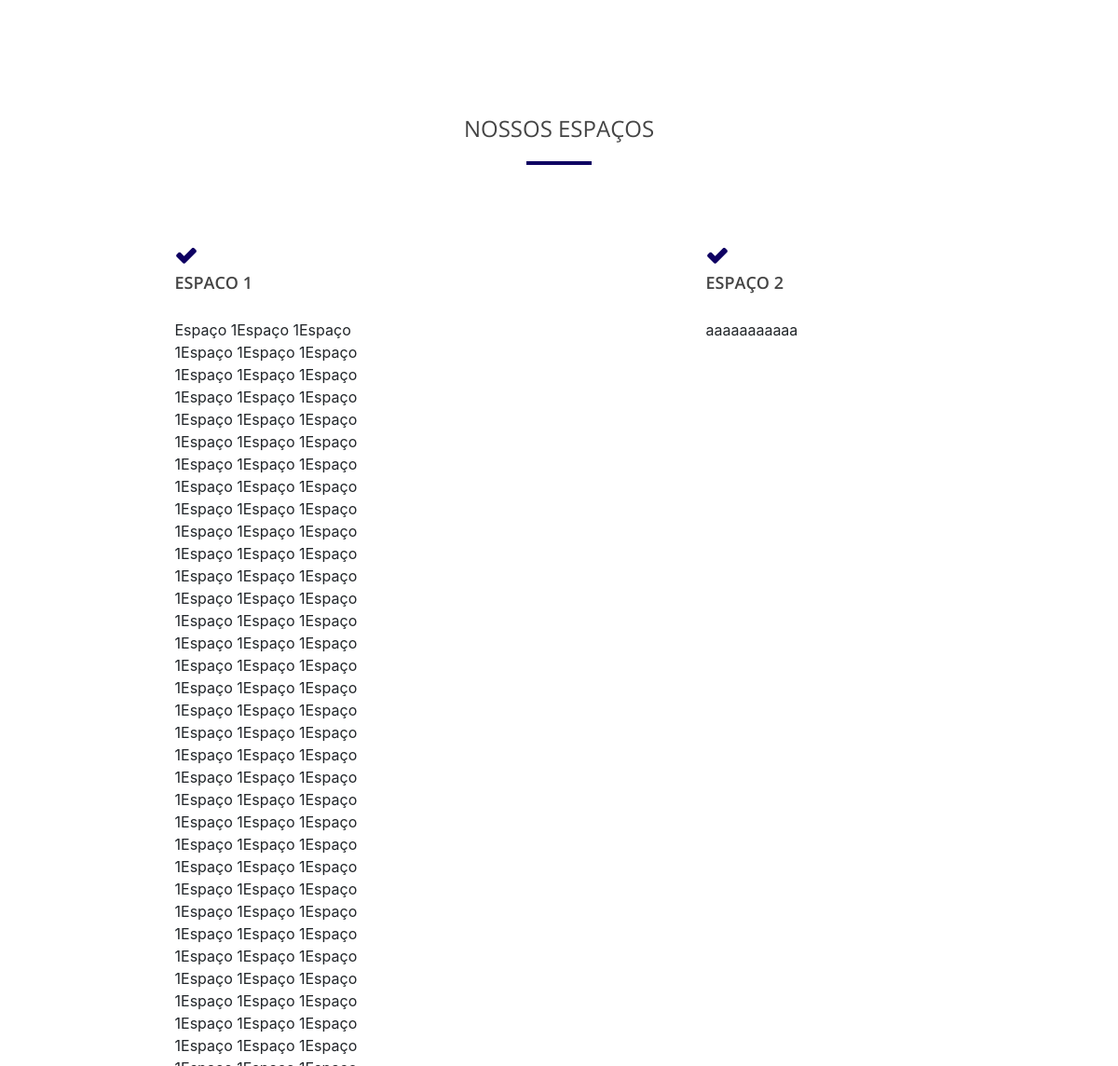
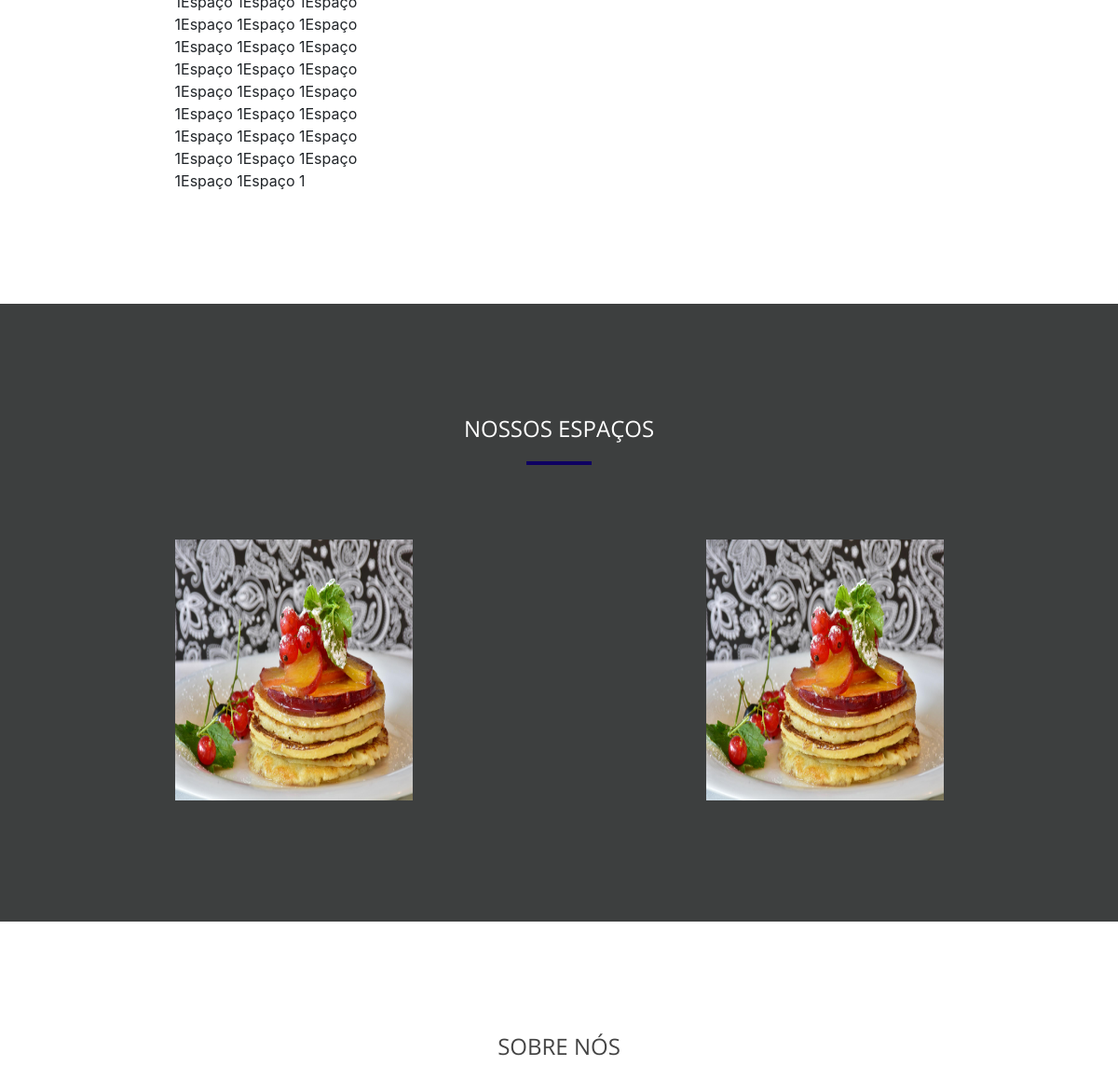
/ (middle part), run on an earlier commit of the app's database (2 pictures, top to bottom).
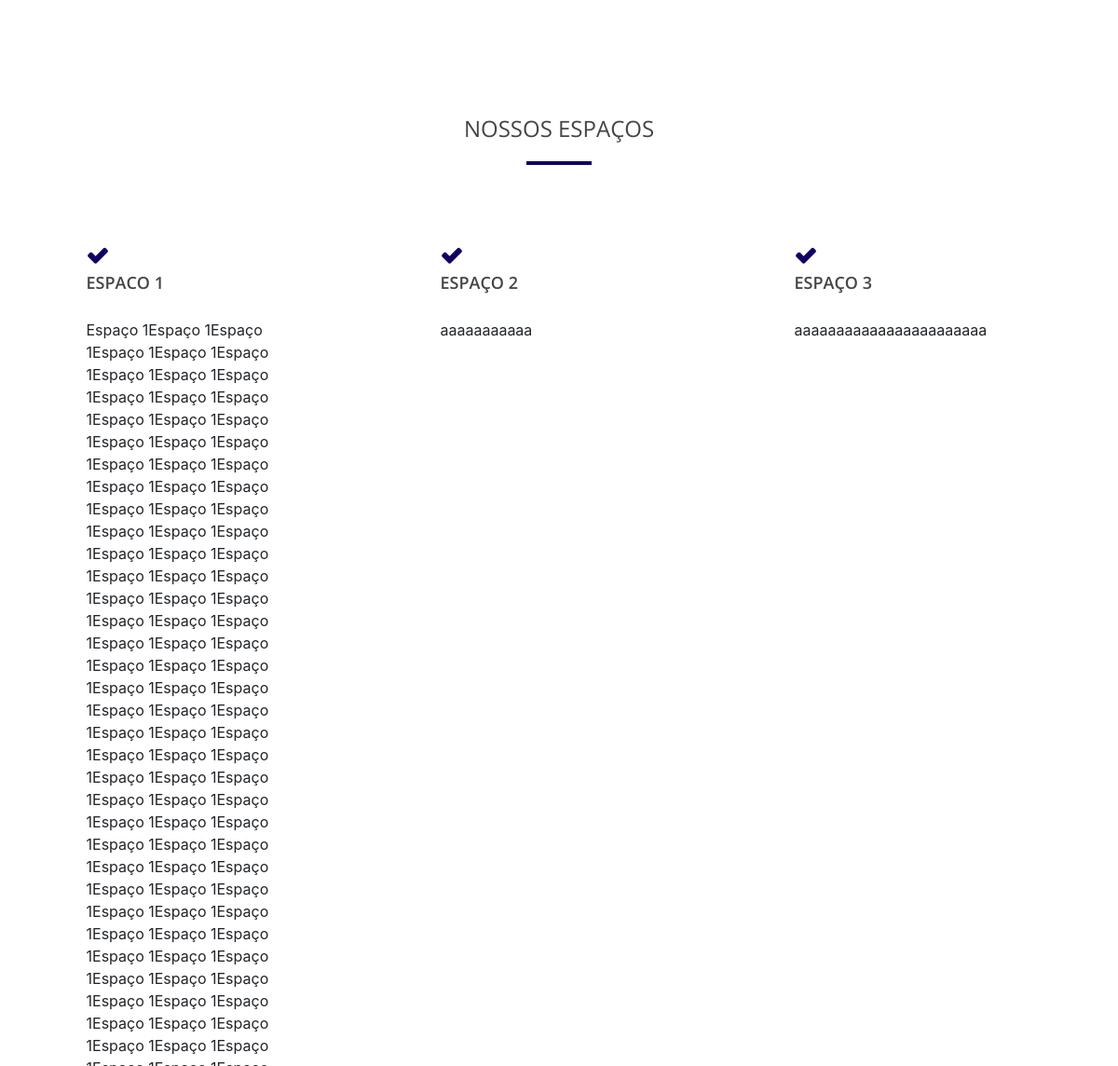
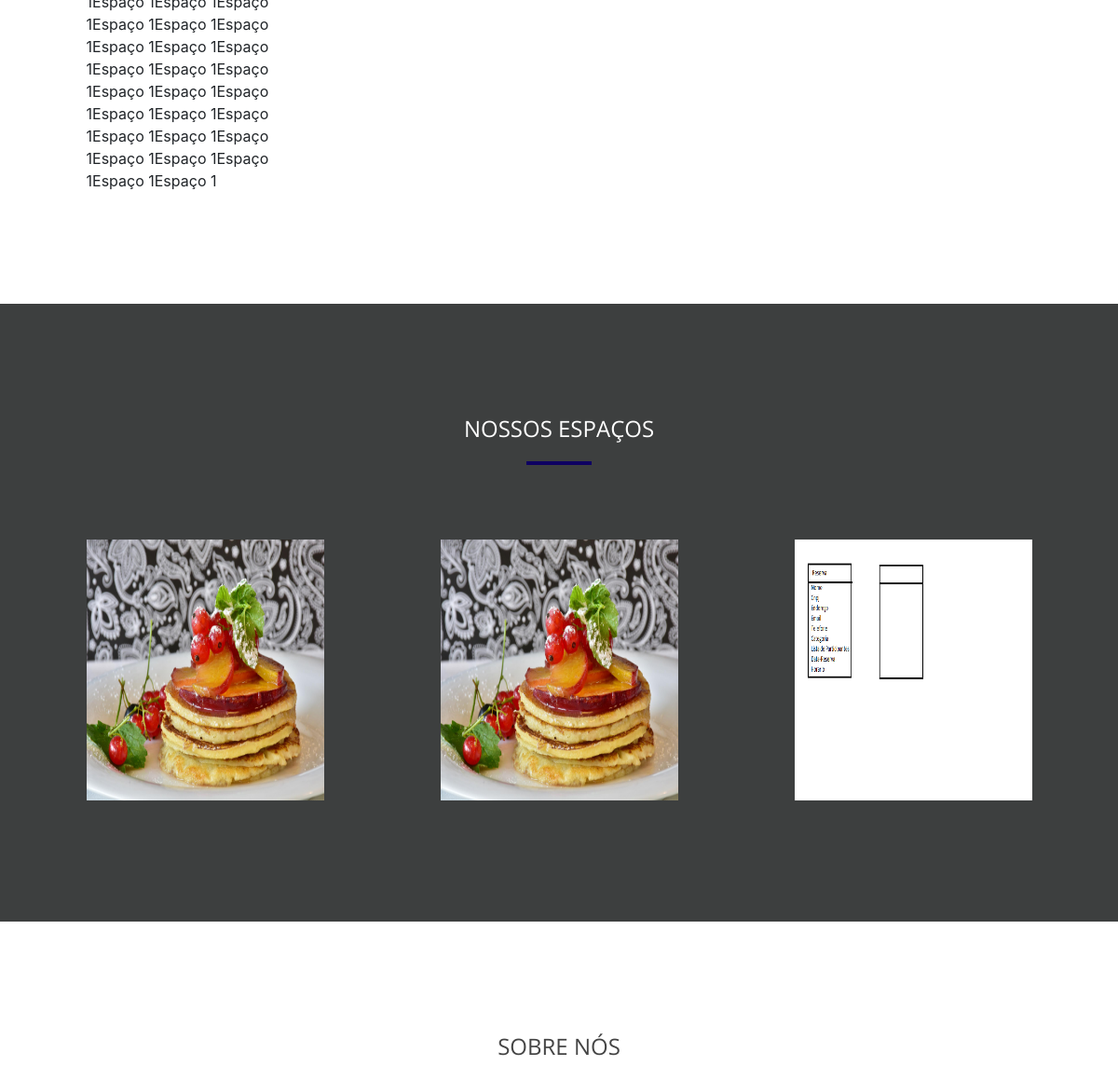
And on a later commit of the database (2 pictures, top to bottom).
### administrador/models.py (models this page shows, shortened)
class Espacos(models.Model):
    nome = models.CharField(max_length=30)
    descricao = models.TextField(max_length=1000)
    imagem1 = models.ImageField(upload_to='fotos/espacos/imagem1', blank=True)
    imagem2 = models.ImageField(upload_to='fotos/espacos/imagem2', blank=True)
    imagem3 = models.ImageField(upload_to='fotos/espacos/imagem3', blank=True)
    imagem4 = models.ImageField(upload_to='fotos/espacos/imagem4', blank=True)
    imagem5 = models.ImageField(upload_to='fotos/espacos/imagem5', blank=True)

### reserva/views.py (the view)
# urls.py: path('', views.home, name='home'),
def home(request):
    espaco = Espacos.objects.order_by('nome').all()
    return render(request, 'index.html', {'espacos' : espaco})

### reserva/templates/index.html (shortened to what this page needs)
{% extends 'base.html' %}
{% load static %}
{% block 'body' %}
    <div id="servicos" class="section-cotent">
        <div class="container">
            <div class="title-section text-center">
                <h2>Nossos Espaços</h2>
                <span></span>
            </div>
            <div class="row">
                {% if espacos %}
                {% for espaco in espacos %}
                <div class="col-md-3 col-sm-6">
                    <div class="servicos-item">
                        <div class="servicos-header">
                            <i class="fa-duotone fa-check"></i>
                            <h3>{{espaco.nome}}</h3>
                        </div>
                        <div class="servicos-description">
                            {{espaco.descricao}}
                        </div>
                    </div>
                </div>
            {%endfor%}
            {%endif%}
            </div>
        </div>
    </div>
    <div id="portfolio" class="section-content">
        <div class="container">
            <div class="title-section text-center">
                <h2>Nossos Espaços</h2>
                <span></span>
            </div>
            <div class="row">
                {% if espacos %}
                {% for espaco in espacos %}
                <div class="col-md-3 col-sm-6">
                    <div class="portfolio-thumb">
                        <img src="{{ espaco.imagem1.url }}" alt="Portfolio Item">
                    </div>
                </div>
                {%endfor%}
                {%endif%}
            </div>
        </div>
    </div>
    <div id="sobre-espacos" class="section-cotent">
        <div class="container">
            <div class="title-section text-center">
                <h2>Sobre Nós</h2>
            </div>
{% endblock %}

### templates/base.html (shortened to what this page needs)
{% load static %}
<!DOCTYPE html>
<html lang="pt-br">
<head>
    <link href="{% static 'reserva/bootstrap/css/bootstrap.css' %}" rel="stylesheet" media="screen">
    <link rel="stylesheet" href="{% static 'reserva/css/misc.css' %}">
    <link rel="stylesheet" href="{% static 'reserva/css/animate.css' %}">
    <link rel="stylesheet" href="{% static 'reserva/css/main.css' %}">
    <link rel="stylesheet" href="http://use.fontawesome.com/releases/v5.7.2/css/all.css">
    <link rel="stylesheet" href="{% static 'reserva/bootstrap/css/bootstrap.min.css'%}">
    <link rel="stylesheet" href="{% static 'reserva/css/login.css'%}">
    <link rel="stylesheet" href="{% static 'reserva/css/font-awesome.min.css'%}">
    <link rel="stylesheet" href="{% static 'reserva/css/check.css'%}"/>
</head>
<body>
    {% block 'body' %}{% endblock %}
</body>
</html>

### administrador/templates/partials/_navbar.html (shortened to what this page needs)
{%load static%}

### templates/static/reserva/css/main.css (style rules this page uses)
html, body, div, span, applet, object, iframe, h1, h2, h3, h4, h5, h6, p, blockquote, pre, a, abbr, acronym, address, big, cite, code, del, dfn, em, ins, kbd, q, s, samp, small, strike, strong, sub, sup, tt, var, b, u, i, center, dl, dt, dd, ol, ul, li, fieldset, form, label, legend, table, caption, tbody, tfoot, thead, tr, th, td, article, aside, canvas, details, embed, figure, figcaption, footer, header, hgroup, menu, nav, output, ruby, section, summary, time, mark, audio, video { margin: 0; padding: 0; border: 0; font-size: 100%; font: inherit; vertical-align: baseline; }
html,body { width: 100%; overflow-x: hidden; }
.row { margin-left:-85px; margin-right: -85px ; }
body { line-height: 1; }
body { font: 13px/23px "Open Sans", sans-serif; -webkit-font-smoothing: antialiased; word-wrap: break-word; color: #777777; }
.section-cotent i { font-family: FontAwesome; font-weight: 700; }
h1, h2, h3, h4, h5, h6 { font-family: "Open Sans", sans-serif; color: #444444; }
#servicos, #portfolio, #sobre-espacos, #contato { padding-top: 120px; }
.title-section { margin-bottom: 80px; }
.title-section h2 { font-size: 24px; font-weight: normal; text-transform: uppercase; display: block; margin-bottom: 20px; }
.title-section span { display: block; width: 70px; height: 4px; background: #0e0062; margin: 0 auto; }
#servicos .servicos-item .servicos-header { padding-bottom: 20px; clear: both; }
#servicos .servicos-item .servicos-header i { color: #0e0062; font-size: 24px; margin-right: 25px; }
#servicos .servicos-item .servicos-header h3 { font-size: 18px; text-transform: uppercase; font-weight: 600; }
#portfolio { padding-bottom: 80px; margin-top: 100px; background: #3d3f3f; }
#portfolio .title-section h2 { color: white; }
#portfolio .portfolio-thumb { overflow: hidden; position: relative; margin-bottom: 30px; }
#portfolio .portfolio-thumb img { width: 100%; height: 280px; }

### templates/static/reserva/css/login.css (style rules this page uses)
body { background-color: #fff; }

### templates/static/reserva/css/check.css (style rules this page uses)
* { margin: 0; padding: 0; }

What changed in the data, as far as the page shows it:
added Espacos: nome "ESPAÇO 3", descricao "aaaaaaaaaaaaaaaaaaaaaaa", imagem1 (picture)
